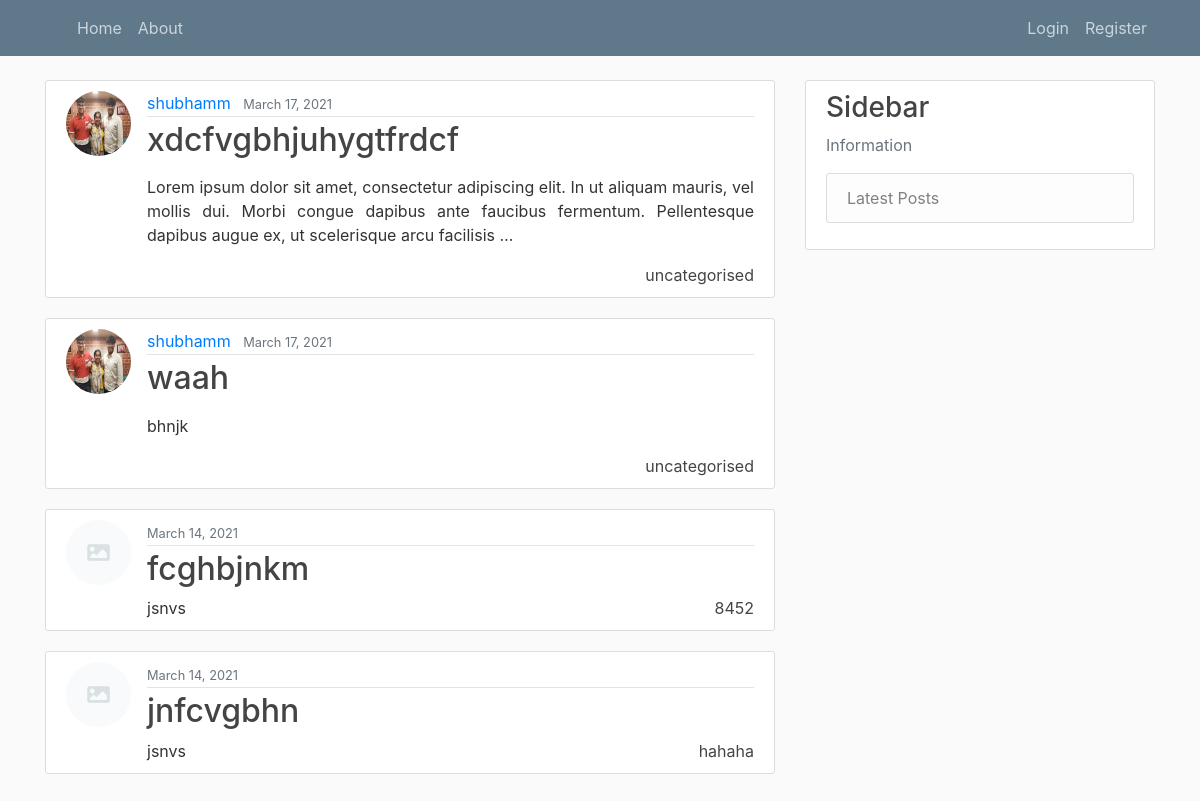
The app's page /, older data.
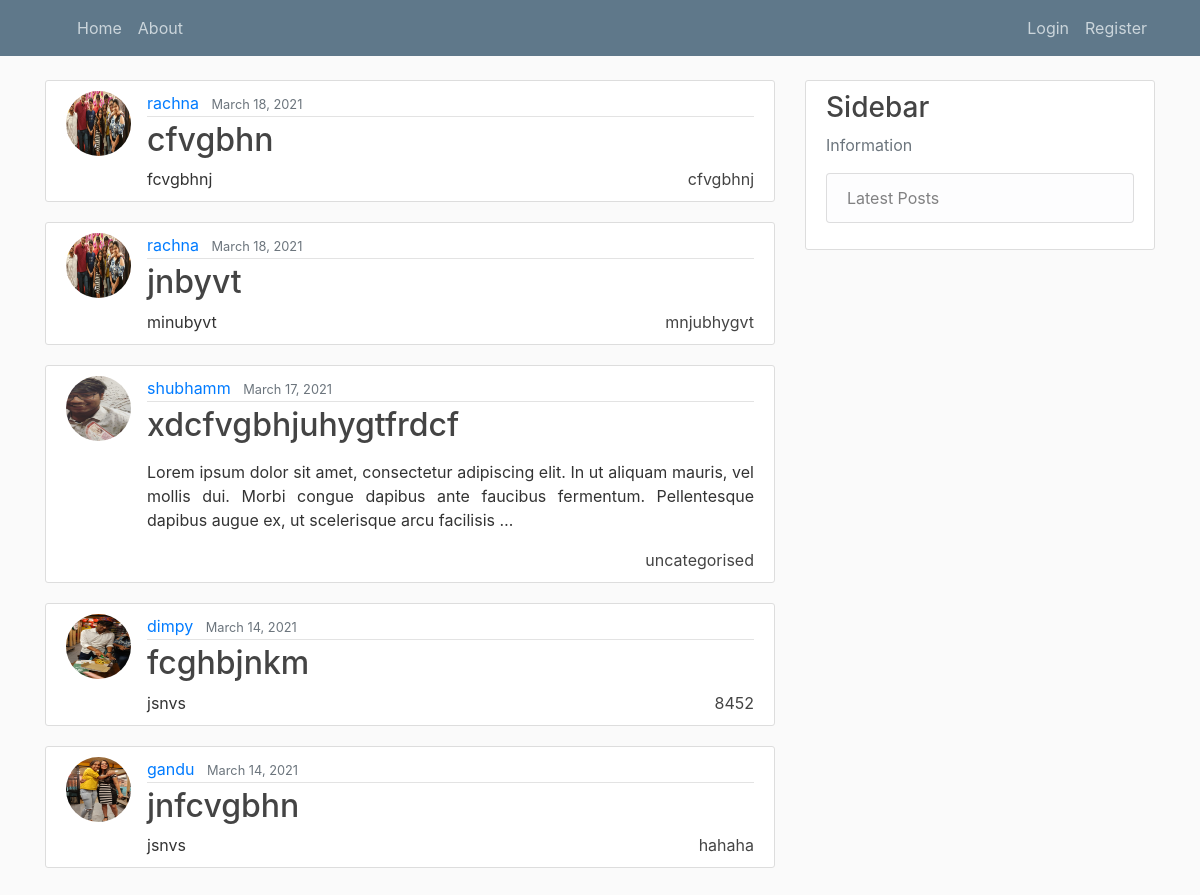
The same page, newer data.
### blog/models.py (models this page shows, shortened)
class Post(models.Model):
    title = models.CharField(max_length=100)
    content = CKEditor5Field(blank=True, null=True, config_name='extends')
    date_posted = models.DateTimeField(default=timezone.now)
    author = models.ForeignKey(User, on_delete=models.CASCADE)
    snippet = models.CharField(blank=True, max_length=100)
    category = models.CharField(max_length=100, default='uncategorised')
    likes = models.ManyToManyField(User, related_name='blogpost_like')

### users/models.py (models this page shows, shortened)
class Profile(models.Model):
    user = models.OneToOneField(User, unique=True, on_delete=models.CASCADE)
    bio = models.TextField(null=True, blank=True)
    image = models.ImageField(upload_to='profile_pics/')
    instagram_url = models.CharField(null=True, blank=True, max_length=255)

### blog/views.py (the view)
# urls.py: path('', HomeView.as_view(), name='blog-home'),
class HomeView(ListView):
    model = Post
    template_name = 'blog/home.html'
    ordering = ['-date_posted']

### blog/templates/blog/home.html (shortened to what this page needs)
{% extends "blog/base.html" %}
{%load static%}
{% block content %}
{% for post in object_list%}
<article class="media content-section">
    {%if post.author.profile.image.url%}
    <img class="rounded-circle article-img" src="{{post.author.profile.image.url}}" alt="oopsie">
    {%else%}
    <img class="rounded-circle article-img" src="{% static 'blog/images/not-found.png' %}" alt="oopsie">
    {% endif %}
    <div class="media-body">
        <div class="article-metadata">
            {%if post.author.profile.id%}
            <a class="mr-2" href="{%url 'others-profile' post.author.profile.id %}">{{ post.author }}</a>
            {%endif%}
            <small class="text-muted">{{ post.date_posted|date:"F d, Y" }}</small>
        </div>
        <h2><a class="article-title" href="{%url 'article-detailer' post.pk%}">{{ post.title }}</a></h2>
        {%if post.snippet%}
        {{post.snippet}}
        {%else%}
        <p class="article-content">{{ post.content|truncatewords:30 |safe }}</p>
        {%endif%}
        <a class="article-title" style="float: right"
            href="{%url 'category-post' post.category|slugify %}">{{post.category}}</a>
    </div>
</article>
{% endfor %}
<br>
<br>
{% endblock content %}

Row changes from the older to the newer data that the page shows:
removed Post: author.profile.image (picture), author "shubhamm", date_posted "March 17, 2021", title "waah", content "bhnjk", category "uncategorised"
added Post: author.profile.image (picture), author "rachna", date_posted "March 18, 2021", title "cfvgbhn", snippet "fcvgbhnj", category "cfvgbhnj"
added Post: author.profile.image (picture), author "rachna", date_posted "March 18, 2021", title "jnbyvt", snippet "minubyvt", category "mnjubhygvt"
changed through a linked row, Post "xdcfvgbhjuhygtfrdcf": author.profile.image: a different picture
shown differently, row unchanged: Post "fcghbjnkm": author (not shown) → "dimpy"
shown differently, row unchanged: Post "jnfcvgbhn": author (not shown) → "gandu"
